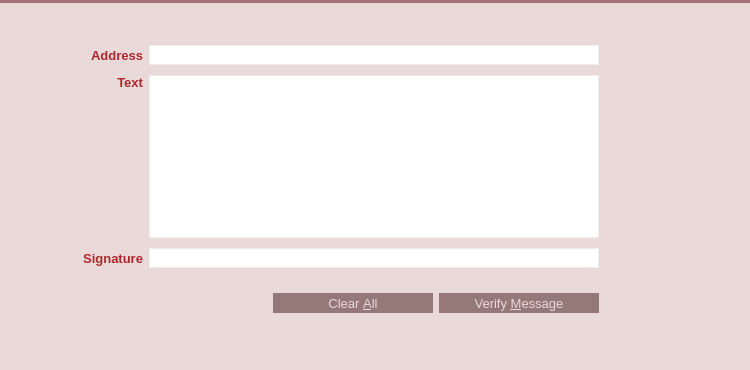
<?xml version="1.0" encoding="UTF-8"?>
<ui version="4.0">
 <class>VerifyMessagePage</class>
 <widget class="QWidget" name="VerifyMessagePage">
  <property name="geometry">
   <rect>
    <x>0</x>
    <y>0</y>
    <width>750</width>
    <height>370</height>
   </rect>
  </property>
  <property name="palette">
   <palette>
    <active>
     <colorrole role="Button">
      <brush brushstyle="SolidPattern">
       <color alpha="255">
        <red>233</red>
        <green>217</green>
        <blue>216</blue>
       </color>
      </brush>
     </colorrole>
     <colorrole role="Base">
      <brush brushstyle="SolidPattern">
       <color alpha="255">
        <red>233</red>
        <green>217</green>
        <blue>216</blue>
       </color>
      </brush>
     </colorrole>
     <colorrole role="Window">
      <brush brushstyle="SolidPattern">
       <color alpha="255">
        <red>233</red>
        <green>217</green>
        <blue>216</blue>
       </color>
      </brush>
     </colorrole>
     <colorrole role="Highlight">
      <brush brushstyle="SolidPattern">
       <color alpha="255">
        <red>235</red>
        <green>235</green>
        <blue>235</blue>
       </color>
      </brush>
     </colorrole>
     <colorrole role="HighlightedText">
      <brush brushstyle="SolidPattern">
       <color alpha="255">
        <red>171</red>
        <green>127</green>
        <blue>130</blue>
       </color>
      </brush>
     </colorrole>
    </active>
    <inactive>
     <colorrole role="Button">
      <brush brushstyle="SolidPattern">
       <color alpha="255">
        <red>233</red>
        <green>217</green>
        <blue>216</blue>
       </color>
      </brush>
     </colorrole>
     <colorrole role="Base">
      <brush brushstyle="SolidPattern">
       <color alpha="255">
        <red>233</red>
        <green>217</green>
        <blue>216</blue>
       </color>
      </brush>
     </colorrole>
     <colorrole role="Window">
      <brush brushstyle="SolidPattern">
       <color alpha="255">
        <red>233</red>
        <green>217</green>
        <blue>216</blue>
       </color>
      </brush>
     </colorrole>
     <colorrole role="Highlight">
      <brush brushstyle="SolidPattern">
       <color alpha="255">
        <red>235</red>
        <green>235</green>
        <blue>235</blue>
       </color>
      </brush>
     </colorrole>
     <colorrole role="HighlightedText">
      <brush brushstyle="SolidPattern">
       <color alpha="255">
        <red>171</red>
        <green>127</green>
        <blue>130</blue>
       </color>
      </brush>
     </colorrole>
    </inactive>
    <disabled>
     <colorrole role="Button">
      <brush brushstyle="SolidPattern">
       <color alpha="255">
        <red>233</red>
        <green>217</green>
        <blue>216</blue>
       </color>
      </brush>
     </colorrole>
     <colorrole role="Base">
      <brush brushstyle="SolidPattern">
       <color alpha="255">
        <red>233</red>
        <green>217</green>
        <blue>216</blue>
       </color>
      </brush>
     </colorrole>
     <colorrole role="Window">
      <brush brushstyle="SolidPattern">
       <color alpha="255">
        <red>233</red>
        <green>217</green>
        <blue>216</blue>
       </color>
      </brush>
     </colorrole>
     <colorrole role="Highlight">
      <brush brushstyle="SolidPattern">
       <color alpha="255">
        <red>240</red>
        <green>240</green>
        <blue>240</blue>
       </color>
      </brush>
     </colorrole>
     <colorrole role="HighlightedText">
      <brush brushstyle="SolidPattern">
       <color alpha="255">
        <red>171</red>
        <green>127</green>
        <blue>130</blue>
       </color>
      </brush>
     </colorrole>
    </disabled>
   </palette>
  </property>
  <property name="windowTitle">
   <string>Form</string>
  </property>
  <property name="styleSheet">
   <string notr="true">QLineEdit {
	border: 1px solid #ededed;
}
</string>
  </property>
  <layout class="QVBoxLayout" name="verticalLayout_3">
   <property name="spacing">
    <number>0</number>
   </property>
   <property name="margin">
    <number>0</number>
   </property>
   <item>
    <widget class="Line" name="lineBeforeAddressBook_3">
     <property name="styleSheet">
      <string notr="true">background-color: #A37276;</string>
     </property>
     <property name="frameShadow">
      <enum>QFrame::Raised</enum>
     </property>
     <property name="lineWidth">
      <number>0</number>
     </property>
     <property name="orientation">
      <enum>Qt::Horizontal</enum>
     </property>
    </widget>
   </item>
   <item>
    <widget class="QWidget" name="wHeader" native="true">
     <property name="minimumSize">
      <size>
       <width>0</width>
       <height>32</height>
      </size>
     </property>
     <property name="maximumSize">
      <size>
       <width>16777215</width>
       <height>32</height>
      </size>
     </property>
     <property name="is_header" stdset="0">
      <bool>true</bool>
     </property>
     <layout class="QHBoxLayout" name="horizontalLayout_20">
      <property name="margin">
       <number>0</number>
      </property>
      <item>
       <spacer name="horizontalSpacer_28">
        <property name="orientation">
         <enum>Qt::Horizontal</enum>
        </property>
        <property name="sizeType">
         <enum>QSizePolicy::Fixed</enum>
        </property>
        <property name="sizeHint" stdset="0">
         <size>
          <width>7</width>
          <height>20</height>
         </size>
        </property>
       </spacer>
      </item>
      <item>
       <widget class="QLabel" name="label_37">
        <property name="sizePolicy">
         <sizepolicy hsizetype="Preferred" vsizetype="Preferred">
          <horstretch>0</horstretch>
          <verstretch>0</verstretch>
         </sizepolicy>
        </property>
        <property name="minimumSize">
         <size>
          <width>30</width>
          <height>30</height>
         </size>
        </property>
        <property name="maximumSize">
         <size>
          <width>30</width>
          <height>30</height>
         </size>
        </property>
        <property name="text">
         <string/>
        </property>
        <property name="pixmap">
         <pixmap resource="../res.qrc">:/res/verify_sign.png</pixmap>
        </property>
       </widget>
      </item>
      <item>
       <widget class="QLabel" name="label_38">
        <property name="font">
         <font>
          <pointsize>11</pointsize>
          <stylestrategy>PreferAntialias</stylestrategy>
         </font>
        </property>
        <property name="styleSheet">
         <string notr="true">QLabel {
	color: #E9D9D8;
}</string>
        </property>
        <property name="text">
         <string>Verify Message</string>
        </property>
       </widget>
      </item>
     </layout>
    </widget>
   </item>
   <item>
    <widget class="QWidget" name="wContainer" native="true">
     <property name="styleSheet">
      <string notr="true">#wContainer {
	background-color: #E9D9D8;
}</string>
     </property>
     <layout class="QVBoxLayout" name="verticalLayout_2">
      <property name="spacing">
       <number>0</number>
      </property>
      <property name="margin">
       <number>0</number>
      </property>
      <item>
       <layout class="QHBoxLayout" name="horizontalLayout" stretch="1,7,1">
        <property name="spacing">
         <number>0</number>
        </property>
        <item>
         <spacer name="horizontalSpacer_29">
          <property name="orientation">
           <enum>Qt::Horizontal</enum>
          </property>
          <property name="sizeHint" stdset="0">
           <size>
            <width>136</width>
            <height>216</height>
           </size>
          </property>
         </spacer>
        </item>
        <item>
         <layout class="QVBoxLayout" name="verticalLayout">
          <item>
         <layout class="QGridLayout" name="gridLayout_5">
            <property name="topMargin">
             <number>6</number>
            </property>
            <property name="bottomMargin">
             <number>3</number>
            </property>
          <property name="spacing">
           <number>6</number>
          </property>
            <item row="0" column="3">
             <widget class="QLabel" name="label">
              <property name="minimumSize">
               <size>
                <width>28</width>
                <height>0</height>
               </size>
              </property>
              <property name="font">
               <font>
                <pointsize>10</pointsize>
                <weight>75</weight>
                <bold>true</bold>
               </font>
              </property>
              <property name="text">
               <string/>
              </property>
              <property name="alignment">
               <set>Qt::AlignCenter</set>
              </property>
              <property name="wordWrap">
               <bool>false</bool>
              </property>
             </widget>
            </item>
          <item row="2" column="0">
           <widget class="QLabel" name="label_40">
            <property name="font">
             <font>
              <pointsize>10</pointsize>
              <weight>75</weight>
              <bold>true</bold>
             </font>
            </property>
            <property name="styleSheet">
             <string notr="true">QLabel {
	color: #AF272E;
}</string>
            </property>
            <property name="text">
             <string>Signature</string>
            </property>
            <property name="alignment">
             <set>Qt::AlignRight|Qt::AlignTrailing|Qt::AlignVCenter</set>
            </property>
            <property name="margin">
             <number>5</number>
            </property>
           </widget>
          </item>
          <item row="2" column="1">
           <widget class="QValidatedLineEdit" name="signatureIn_VM">
            <property name="minimumSize">
             <size>
              <width>0</width>
              <height>20</height>
             </size>
            </property>
            <property name="font">
             <font>
              <pointsize>10</pointsize>
             </font>
            </property>
            <property name="readOnly">
             <bool>false</bool>
            </property>
           </widget>
          </item>
          <item row="1" column="0">
           <widget class="QLabel" name="label_41">
            <property name="font">
             <font>
              <pointsize>10</pointsize>
              <weight>75</weight>
              <bold>true</bold>
             </font>
            </property>
            <property name="styleSheet">
             <string notr="true">QLabel {
	color: #AF272E;
}</string>
            </property>
            <property name="text">
             <string>Text</string>
            </property>
            <property name="alignment">
             <set>Qt::AlignRight|Qt::AlignTop|Qt::AlignTrailing</set>
            </property>
            <property name="margin">
             <number>5</number>
            </property>
           </widget>
          </item>
          <item row="1" column="1">
           <widget class="QPlainTextEdit" name="messageIn_VM">
            <property name="font">
             <font>
              <pointsize>10</pointsize>
             </font>
            </property>
            <property name="styleSheet">
             <string notr="true">QPlainTextEdit {
	border: 1px solid #ededed;
}</string>
            </property>
            <property name="plainText">
             <string/>
            </property>
            <property name="backgroundVisible">
             <bool>false</bool>
            </property>
           </widget>
          </item>
          <item row="0" column="0">
           <widget class="QLabel" name="label_39">
            <property name="font">
             <font>
              <pointsize>10</pointsize>
              <weight>75</weight>
              <bold>true</bold>
             </font>
            </property>
            <property name="styleSheet">
             <string notr="true">QLabel {
	color: #AF272E;
}</string>
            </property>
            <property name="text">
             <string>Address</string>
            </property>
            <property name="alignment">
             <set>Qt::AlignRight|Qt::AlignTrailing|Qt::AlignVCenter</set>
            </property>
            <property name="margin">
             <number>5</number>
            </property>
           </widget>
          </item>
          <item row="0" column="1">
           <widget class="QValidatedLineEdit" name="addressIn_VM">
            <property name="minimumSize">
             <size>
              <width>0</width>
              <height>20</height>
             </size>
            </property>
            <property name="font">
             <font>
              <pointsize>10</pointsize>
             </font>
            </property>
            <property name="toolTip">
             <string>The address the message was signed with (e.g. MNS17iag9jJgTHD1VXjvLCEnZuQ3rJDE9L)</string>
            </property>
            <property name="maxLength">
             <number>34</number>
            </property>
           </widget>
          </item>
          <item row="0" column="2">
           <widget class="QPushButton" name="addressBookButton_VM">
            <property name="minimumSize">
             <size>
              <width>28</width>
              <height>28</height>
             </size>
            </property>
            <property name="maximumSize">
             <size>
              <width>28</width>
              <height>28</height>
             </size>
            </property>
            <property name="toolTip">
             <string>Choose an address from the address book</string>
            </property>
            <property name="styleSheet">
             <string notr="true">QPushButton {
	border: 0px solid gray;
	image: url(:/res/addressbook/normal.png);	
}

QPushButton:!enabled {
	image: url(:/res/addressbook/disabled.png);
}

QPushButton:pressed:flat {
	image: url(:/res/addressbook/pressed.png);
}

QPushButton:hover {
	image: url(:/res/addressbook/hover.png);
}</string>
            </property>
            <property name="shortcut">
             <string>Alt+A</string>
            </property>
            <property name="flat">
             <bool>true</bool>
            </property>
           </widget>
          </item>
            <item row="2" column="2">
             <widget class="QLabel" name="label_2">
              <property name="minimumSize">
               <size>
                <width>28</width>
                <height>28</height>
               </size>
              </property>
            <property name="font">
             <font>
              <pointsize>10</pointsize>
              <weight>75</weight>
              <bold>true</bold>
             </font>
            </property>
            <property name="text">
             <string/>
            </property>
            <property name="alignment">
             <set>Qt::AlignCenter</set>
            </property>
            <property name="wordWrap">
             <bool>false</bool>
            </property>
           </widget>
          </item>
         </layout>
        </item>
        <item>
           <widget class="QLabel" name="statusLabel_VM">
            <property name="font">
             <font>
              <pointsize>10</pointsize>
              <weight>75</weight>
              <bold>true</bold>
             </font>
            </property>
            <property name="text">
             <string/>
            </property>
            <property name="alignment">
             <set>Qt::AlignCenter</set>
            </property>
            <property name="wordWrap">
             <bool>true</bool>
            </property>
           </widget>
          </item>
          <item>
           <widget class="QWidget" name="wAcceptHolder" native="true">
            <property name="minimumSize">
             <size>
              <width>0</width>
              <height>26</height>
             </size>
            </property>
            <layout class="QHBoxLayout" name="horizontalLayout_22">
             <property name="margin">
              <number>0</number>
             </property>
             <item>
              <spacer name="horizontalSpacer_30">
               <property name="orientation">
                <enum>Qt::Horizontal</enum>
               </property>
               <property name="sizeHint" stdset="0">
                <size>
                 <width>40</width>
                 <height>20</height>
                </size>
               </property>
              </spacer>
             </item>
             <item>
              <widget class="QPushButton" name="clearButton_VM">
               <property name="minimumSize">
                <size>
                 <width>160</width>
                 <height>20</height>
                </size>
               </property>
               <property name="maximumSize">
                <size>
                 <width>160</width>
                 <height>20</height>
                </size>
               </property>
               <property name="font">
                <font>
                 <pointsize>10</pointsize>
                 <stylestrategy>PreferAntialias</stylestrategy>
                </font>
               </property>
               <property name="toolTip">
                <string>Reset all verify message fields</string>
               </property>
               <property name="styleSheet">
                <string notr="true">QPushButton {
	background-color: #947978;
	color: #E9D9D8;
	border: 0px solid gray;
	max-height: 20px;
	min-height: 20px;
	max-width: 160px;
	min-width: 160px;
}

QPushButton:hover {
	background-color: #AF272E;
}

QPushButton:pressed:flat {
	background-color: #9D0B17;
}</string>
               </property>
               <property name="text">
                <string>Clear &amp;All</string>
               </property>
               <property name="flat">
                <bool>true</bool>
               </property>
              </widget>
             </item>
             <item>
              <widget class="QPushButton" name="verifyMessageButton_VM">
               <property name="font">
                <font>
                 <pointsize>10</pointsize>
                 <stylestrategy>PreferAntialias</stylestrategy>
                </font>
               </property>
               <property name="toolTip">
                <string>Verify the message to ensure it was signed with the specified Bitcoin address</string>
               </property>
               <property name="styleSheet">
                <string notr="true">QPushButton {
	background-color: #947978;
	color: #E9D9D8;
	border: 0px solid gray;
	max-height: 20px;
	min-height: 20px;
	max-width: 160px;
	min-width: 160px;
}

QPushButton:hover {
	background-color: #AF272E;
}

QPushButton:pressed:flat {
	background-color: #9D0B17;
}</string>
               </property>
               <property name="text">
                <string>Verify &amp;Message</string>
               </property>
               <property name="flat">
                <bool>true</bool>
               </property>
              </widget>
             </item>
             <item>
              <spacer name="horizontalSpacer">
               <property name="orientation">
                <enum>Qt::Horizontal</enum>
               </property>
               <property name="sizeType">
                <enum>QSizePolicy::Fixed</enum>
               </property>
               <property name="sizeHint" stdset="0">
                <size>
                 <width>68</width>
                 <height>20</height>
                </size>
               </property>
              </spacer>
             </item>
            </layout>
           </widget>
          </item>
         </layout>
        </item>
        <item>
         <spacer name="horizontalSpacer_31">
          <property name="orientation">
           <enum>Qt::Horizontal</enum>
          </property>
          <property name="sizeHint" stdset="0">
           <size>
            <width>136</width>
            <height>20</height>
           </size>
          </property>
         </spacer>
        </item>
       </layout>
      </item>
      <item>
       <spacer name="verticalSpacer">
        <property name="orientation">
         <enum>Qt::Vertical</enum>
        </property>
        <property name="sizeHint" stdset="0">
         <size>
          <width>20</width>
          <height>82</height>
         </size>
        </property>
       </spacer>
      </item>
     </layout>
    </widget>
   </item>
  </layout>
 </widget>
 <customwidgets>
  <customwidget>
   <class>QValidatedLineEdit</class>
   <extends>QLineEdit</extends>
   <header>qvalidatedlineedit.h</header>
  </customwidget>
 </customwidgets>
 <resources>
  <include location="../res.qrc"/>
 </resources>
 <connections/>
</ui>
